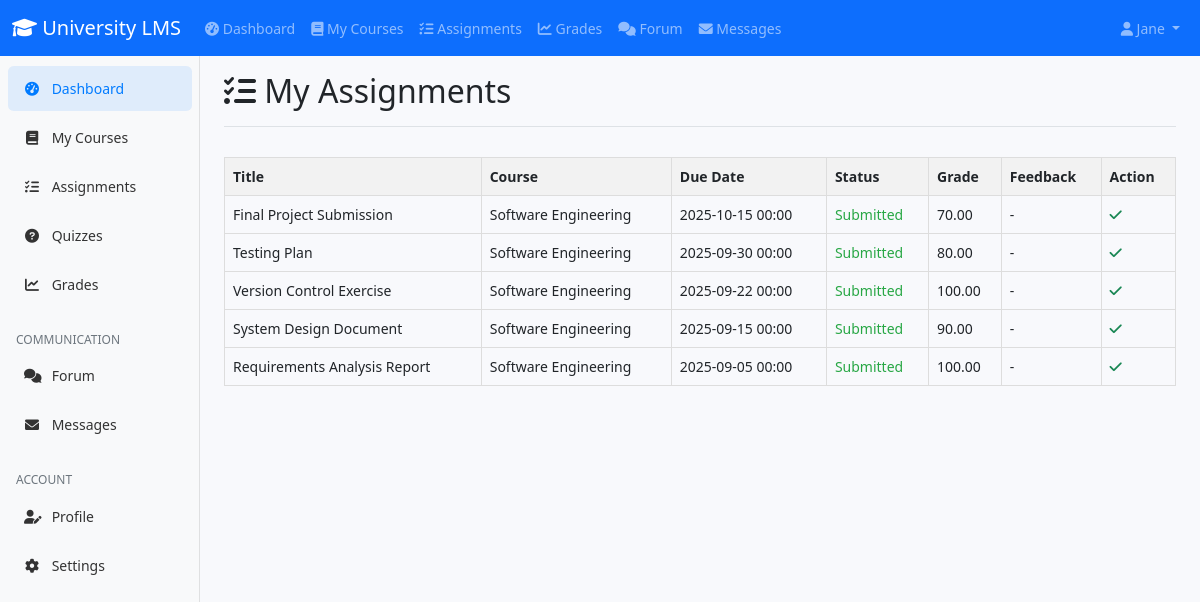
Screenshot of /student/assignments.php (signed in) with the database file from the repository.
### tables this page shows
CREATE TABLE `assignments` (
  `id` int(11) NOT NULL,
  `course_id` int(11) NOT NULL,
  `title` varchar(200) NOT NULL,
  `description` text DEFAULT NULL,
  `due_date` datetime DEFAULT NULL,
  `max_points` decimal(5,2) DEFAULT 100.00,
  `created_by` int(11) NOT NULL,
  `created_at` timestamp NOT NULL DEFAULT current_timestamp()
);

CREATE TABLE `courses` (
  `id` int(11) NOT NULL,
  `title` varchar(200) NOT NULL,
  `description` text DEFAULT NULL,
  `instructor_id` int(11) NOT NULL,
  `course_code` varchar(20) NOT NULL,
  `credits` int(11) DEFAULT 3,
  `semester` varchar(20) DEFAULT NULL,
  `year` int(11) DEFAULT NULL,
  `max_students` int(11) DEFAULT 50,
  `status` enum('active','inactive') DEFAULT 'active',
  `created_at` timestamp NOT NULL DEFAULT current_timestamp()
);

CREATE TABLE `submissions` (
  `id` int(11) NOT NULL,
  `assignment_id` int(11) NOT NULL,
  `student_id` int(11) NOT NULL,
  `file_url` varchar(255) NOT NULL,
  `submitted_at` timestamp NOT NULL DEFAULT current_timestamp(),
  `grade` decimal(5,2) DEFAULT NULL,
  `feedback` text DEFAULT NULL
);

### student/assignments.php (the view, shortened to what this page needs)
<?php
$database = new Database();
$db = $database->getConnection();
$student_id = $_SESSION['user_id'];
$sql = "SELECT a.*, c.title AS course_title, s.submitted_at, s.grade AS submission_grade, s.feedback
        FROM enrollments e
        JOIN courses c ON e.course_id = c.id
        JOIN assignments a ON a.course_id = c.id
        LEFT JOIN submissions s ON s.assignment_id = a.id AND s.student_id = ?
        WHERE e.student_id = ?
        ORDER BY a.due_date DESC";
$stmt = $db->prepare($sql);
$stmt->execute([$student_id, $student_id]);
$assignments = $stmt->fetchAll(PDO::FETCH_ASSOC);
?>
<!DOCTYPE html>
<html lang="en">
<head>
    <link href="https://cdn.jsdelivr.net/npm/bootstrap@5.1.3/dist/css/bootstrap.min.css" rel="stylesheet">
    <link href="https://cdnjs.cloudflare.com/ajax/libs/font-awesome/6.0.0/css/all.min.css" rel="stylesheet">
    <link rel="stylesheet" href="../assets/css/dashboard.css">
</head>
<body>
    <?php include '../includes/student_navbar.php'; ?>
    <div class="container-fluid">
        <div class="row">
            <?php include '../includes/student_sidebar.php'; ?>
            <main class="col-md-9 ms-sm-auto col-lg-10 px-md-4">
                <div class="d-flex justify-content-between flex-wrap flex-md-nowrap align-items-center pt-3 pb-2 mb-3 border-bottom">
                    <h1 class="h2">
                        <i class="fas fa-tasks"></i> My Assignments
                    </h1>
                </div>
                <table class="assignments-table">
                    <thead>
                        <tr>
                            <th>Title</th>
                            <th>Course</th>
                            <th>Due Date</th>
                            <th>Status</th>
                            <th>Grade</th>
                            <th>Feedback</th>
                            <th>Action</th>
                        </tr>
                    </thead>
                    <tbody>
                    <?php if (count($assignments) > 0): ?>
                        <?php foreach ($assignments as $a): ?>
                            <tr>
                                <td><?= htmlspecialchars($a['title']) ?></td>
                                <td><?= htmlspecialchars($a['course_title']) ?></td>
                                <td><?= htmlspecialchars(date('Y-m-d H:i', strtotime($a['due_date']))) ?></td>
                                <td class="<?= $a['submitted_at'] ? 'status-submitted' : 'status-not' ?>">
                                    <?= $a['submitted_at'] ? 'Submitted' : 'Not Submitted' ?>
                                </td>
                                <td><?= $a['submission_grade'] !== null ? htmlspecialchars($a['submission_grade']) : '-' ?></td>
                                <td><?= $a['feedback'] ? htmlspecialchars($a['feedback']) : '-' ?></td>
                                <td>
                                    <?php if (!$a['submitted_at']): ?>
                                        <form method="post" style="display:inline;">
                                            <input type="hidden" name="submit_assignment_id" value="<?= $a['id'] ?>">
                                            <button type="submit" class="btn btn-sm btn-primary"><i class="fas fa-upload"></i> Submit</button>
                                        </form>
                                    <?php else: ?>
                                        <span class="text-success"><i class="fas fa-check"></i></span>
                                    <?php endif; ?>
                                </td>
                            </tr>
                        <?php endforeach; ?>
                    <?php else: ?>
                        <tr><td colspan="7">No assignments found.</td></tr>
                    <?php endif; ?>
                    </tbody>
                </table>
            </main>
        </div>
    </div>
</body>
</html>

### assets/css/dashboard.css (style rules this page uses)
body { font-size: .875rem; background-color: #f8f9fc; }

### student/assignments.php (style rules this page uses)
.assignments-table { width: 100%; border-collapse: collapse; margin-top: 30px; }
.assignments-table th, .assignments-table td { border: 1px solid #ddd; padding: 8px; text-align: left; }
.assignments-table th { background-color: #f2f2f2; }
.status-submitted { color: #28a745; }

### rows the page displays
assignments: title "Final Project Submission", course.title "Software Engineering", due_date "2025-10-15 00:00", submissions.grade "70.00"
assignments: title "Testing Plan", course.title "Software Engineering", due_date "2025-09-30 00:00", submissions.grade "80.00"
assignments: title "Version Control Exercise", course.title "Software Engineering", due_date "2025-09-22 00:00", submissions.grade "100.00"
assignments: title "System Design Document", course.title "Software Engineering", due_date "2025-09-15 00:00", submissions.grade "90.00"
assignments: title "Requirements Analysis Report", course.title "Software Engineering", due_date "2025-09-05 00:00", submissions.grade "100.00"

### other values shown
$_SESSION['first_name'] "Jane"
